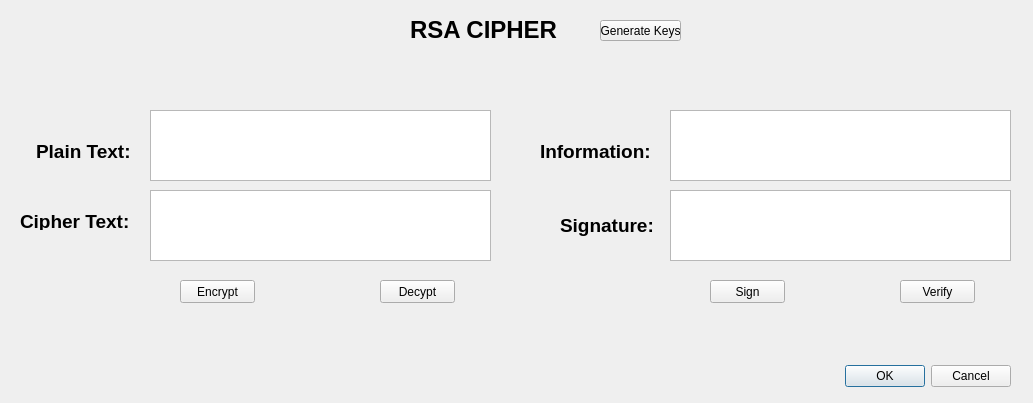
<?xml version="1.0" encoding="UTF-8"?>
<ui version="4.0">
 <class>Dialog</class>
 <widget class="QDialog" name="Dialog">
  <property name="geometry">
   <rect>
    <x>0</x>
    <y>0</y>
    <width>1033</width>
    <height>403</height>
   </rect>
  </property>
  <property name="windowTitle">
   <string>Dialog</string>
  </property>
  <widget class="QDialogButtonBox" name="buttonBox">
   <property name="geometry">
    <rect>
     <x>670</x>
     <y>360</y>
     <width>341</width>
     <height>32</height>
    </rect>
   </property>
   <property name="orientation">
    <enum>Qt::Horizontal</enum>
   </property>
   <property name="standardButtons">
    <set>QDialogButtonBox::Cancel|QDialogButtonBox::Ok</set>
   </property>
  </widget>
  <widget class="QLabel" name="label">
   <property name="geometry">
    <rect>
     <x>36</x>
     <y>140</y>
     <width>101</width>
     <height>20</height>
    </rect>
   </property>
   <property name="text">
    <string>&lt;html&gt;&lt;head/&gt;&lt;body&gt;&lt;p&gt;&lt;span style=&quot; font-size:14pt; font-weight:600;&quot;&gt;Plain Text:&lt;/span&gt;&lt;/p&gt;&lt;/body&gt;&lt;/html&gt;</string>
   </property>
  </widget>
  <widget class="QLabel" name="label_2">
   <property name="geometry">
    <rect>
     <x>20</x>
     <y>210</y>
     <width>121</width>
     <height>20</height>
    </rect>
   </property>
   <property name="text">
    <string>&lt;html&gt;&lt;head/&gt;&lt;body&gt;&lt;p&gt;&lt;span style=&quot; font-size:14pt; font-weight:600;&quot;&gt;Cipher Text:&lt;/span&gt;&lt;/p&gt;&lt;/body&gt;&lt;/html&gt;</string>
   </property>
  </widget>
  <widget class="QLabel" name="label_3">
   <property name="geometry">
    <rect>
     <x>540</x>
     <y>140</y>
     <width>141</width>
     <height>21</height>
    </rect>
   </property>
   <property name="text">
    <string>&lt;html&gt;&lt;head/&gt;&lt;body&gt;&lt;p&gt;&lt;span style=&quot; font-size:14pt; font-weight:600;&quot;&gt;Information:&lt;/span&gt;&lt;/p&gt;&lt;/body&gt;&lt;/html&gt;</string>
   </property>
  </widget>
  <widget class="QLabel" name="label_4">
   <property name="geometry">
    <rect>
     <x>560</x>
     <y>210</y>
     <width>111</width>
     <height>31</height>
    </rect>
   </property>
   <property name="text">
    <string>&lt;html&gt;&lt;head/&gt;&lt;body&gt;&lt;p&gt;&lt;span style=&quot; font-size:14pt; font-weight:600;&quot;&gt;Signature:&lt;/span&gt;&lt;/p&gt;&lt;/body&gt;&lt;/html&gt;</string>
   </property>
  </widget>
  <widget class="QTextEdit" name="txt_Plaintext">
   <property name="geometry">
    <rect>
     <x>150</x>
     <y>110</y>
     <width>341</width>
     <height>71</height>
    </rect>
   </property>
  </widget>
  <widget class="QTextEdit" name="txt_Ciphertext">
   <property name="geometry">
    <rect>
     <x>150</x>
     <y>190</y>
     <width>341</width>
     <height>71</height>
    </rect>
   </property>
  </widget>
  <widget class="QTextEdit" name="txt_Information">
   <property name="geometry">
    <rect>
     <x>670</x>
     <y>110</y>
     <width>341</width>
     <height>71</height>
    </rect>
   </property>
  </widget>
  <widget class="QTextEdit" name="txt_Signature">
   <property name="geometry">
    <rect>
     <x>670</x>
     <y>190</y>
     <width>341</width>
     <height>71</height>
    </rect>
   </property>
  </widget>
  <widget class="QLabel" name="label_5">
   <property name="geometry">
    <rect>
     <x>410</x>
     <y>0</y>
     <width>151</width>
     <height>61</height>
    </rect>
   </property>
   <property name="text">
    <string>&lt;html&gt;&lt;head/&gt;&lt;body&gt;&lt;p&gt;&lt;span style=&quot; font-size:18pt; font-weight:600;&quot;&gt;RSA CIPHER&lt;/span&gt;&lt;/p&gt;&lt;/body&gt;&lt;/html&gt;</string>
   </property>
  </widget>
  <widget class="QPushButton" name="btn_Encypt">
   <property name="geometry">
    <rect>
     <x>180</x>
     <y>280</y>
     <width>75</width>
     <height>23</height>
    </rect>
   </property>
   <property name="text">
    <string>Encrypt</string>
   </property>
  </widget>
  <widget class="QPushButton" name="btn_GenerateKeys">
   <property name="geometry">
    <rect>
     <x>600</x>
     <y>20</y>
     <width>81</width>
     <height>21</height>
    </rect>
   </property>
   <property name="text">
    <string>Generate Keys</string>
   </property>
  </widget>
  <widget class="QPushButton" name="btn_Decypt">
   <property name="geometry">
    <rect>
     <x>380</x>
     <y>280</y>
     <width>75</width>
     <height>23</height>
    </rect>
   </property>
   <property name="text">
    <string>Decypt</string>
   </property>
  </widget>
  <widget class="QPushButton" name="btn_Sign">
   <property name="geometry">
    <rect>
     <x>710</x>
     <y>280</y>
     <width>75</width>
     <height>23</height>
    </rect>
   </property>
   <property name="text">
    <string>Sign</string>
   </property>
  </widget>
  <widget class="QPushButton" name="btn_Verify">
   <property name="geometry">
    <rect>
     <x>900</x>
     <y>280</y>
     <width>75</width>
     <height>23</height>
    </rect>
   </property>
   <property name="text">
    <string>Verify</string>
   </property>
  </widget>
 </widget>
 <resources/>
 <connections>
  <connection>
   <sender>buttonBox</sender>
   <signal>accepted()</signal>
   <receiver>Dialog</receiver>
   <slot>accept()</slot>
   <hints>
    <hint type="sourcelabel">
     <x>248</x>
     <y>254</y>
    </hint>
    <hint type="destinationlabel">
     <x>157</x>
     <y>274</y>
    </hint>
   </hints>
  </connection>
  <connection>
   <sender>buttonBox</sender>
   <signal>rejected()</signal>
   <receiver>Dialog</receiver>
   <slot>reject()</slot>
   <hints>
    <hint type="sourcelabel">
     <x>316</x>
     <y>260</y>
    </hint>
    <hint type="destinationlabel">
     <x>286</x>
     <y>274</y>
    </hint>
   </hints>
  </connection>
 </connections>
</ui>
